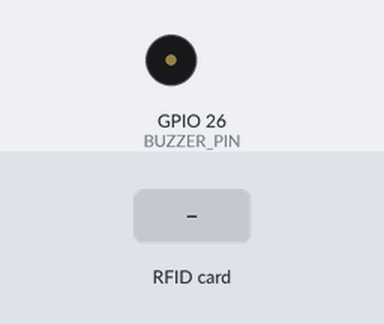
This sketch was run on a simulated ESP32. On the bench: buzzer (waves = sounding, pin HIGH). The inputs (shaded band) are chosen by the test bench. WiFi joins after 1.5 s; servers stay silent unless stated; the local clock reads 2024-03-15 10:24:30 at power-on unless the sketch sets it; no MQTT or app messages arrive unless stated; what the sketch prints to the serial monitor is not drawn.

Above: at 3.0 s.
3.1 s: RFID card 5E 7A 19 C4 held to the reader
At 3.19 s:
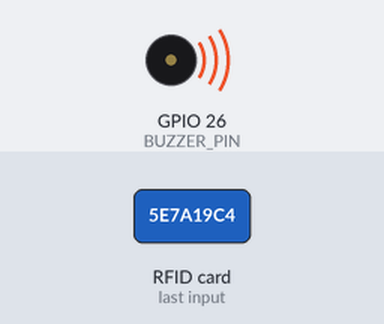
Timing chart, 0 to 6.1 s (numbered marks = the images above; inputs shaded):
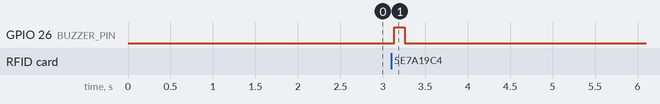

The sketch:

esp32_rc522_modular.ino
```cpp
#include <WiFi.h>
#include <PubSubClient.h>
#include <SPI.h>
#include <MFRC522.h>
#include <time.h>

#include "config.h"

MFRC522 reader(RFID_SS_PIN, RFID_RST_PIN);
WiFiClient wifiClient;
PubSubClient mqttClient(wifiClient);

String deviceMac;
String scanTopic;
String statusTopic;
String lwtPayload;

unsigned long lastHeartbeatMs = 0;
unsigned long buzzerOffAtMs = 0;

void setup() {
  Serial.begin(115200);
  delay(200);

  initBuzzer();
  initRFID();

  connectWiFi();
  initDeviceIdentity();
  syncTime();

  mqttClient.setServer(MQTT_BROKER, MQTT_PORT);
  mqttClient.setBufferSize(512);
  connectMQTT();

  Serial.println("ESP32 RC522 modular reader ready.");
}

void loop() {
  ensureConnections();
  mqttClient.loop();

  publishHeartbeatIfDue();
  handleRFIDScan();
  updateBuzzer();
}
```

heartbeat.ino
```cpp
void publishHeartbeatIfDue() {
  const unsigned long now = millis();
  if (now - lastHeartbeatMs < HEARTBEAT_INTERVAL_MS) {
    return;
  }

  lastHeartbeatMs = now;
  publishStatus("alive");
}
```

mqtt_broker.ino
```cpp
void initDeviceIdentity() {
  deviceMac = WiFi.macAddress();
  deviceMac.toUpperCase();

  scanTopic = String(MQTT_TOPIC_SCAN_PREFIX) + deviceMac + MQTT_TOPIC_SCAN_SUFFIX;
  statusTopic = String(MQTT_TOPIC_SCAN_PREFIX) + deviceMac + MQTT_TOPIC_STATUS_SUFFIX;

  char will[128];
  snprintf(will, sizeof(will), "{\"device_mac\":\"%s\",\"status\":\"offline\"}", deviceMac.c_str());
  lwtPayload = String(will);

  Serial.println("Device MAC: " + deviceMac);
  Serial.println("Scan topic: " + scanTopic);
  Serial.println("Status topic: " + statusTopic);
}

void syncTime() {
  configTime(0, 0, NTP_SERVER);
  Serial.print("Syncing time");
  for (int i = 0; i < 20; i++) {
    time_t now = time(nullptr);
    if (now > 1700000000) {
      Serial.println(" ok");
      return;
    }
    delay(250);
    Serial.print('.');
  }
  Serial.println(" timeout (will fall back to null timestamps)");
}

bool getIsoTimestamp(char* out, size_t out_len) {
  time_t now = time(nullptr);
  if (now < 1700000000) {
    return false;
  }
  struct tm tm_utc;
  gmtime_r(&now, &tm_utc);
  strftime(out, out_len, "%Y-%m-%dT%H:%M:%SZ", &tm_utc);
  return true;
}

void connectWiFi() {
  if (WiFi.status() == WL_CONNECTED) {
    return;
  }

  Serial.print("Connecting to WiFi");
  WiFi.mode(WIFI_STA);
  WiFi.begin(WIFI_SSID, WIFI_PASSWORD);

  while (WiFi.status() != WL_CONNECTED) {
    delay(WIFI_RETRY_DELAY_MS);
    Serial.print('.');
  }

  Serial.println();
  Serial.print("WiFi connected. IP: ");
  Serial.println(WiFi.localIP());
}

void connectMQTT() {
  while (!mqttClient.connected()) {
    Serial.print("Connecting to MQTT...");

    bool connected = mqttClient.connect(
      deviceMac.c_str(),
      strlen(MQTT_USERNAME) > 0 ? MQTT_USERNAME : nullptr,
      strlen(MQTT_PASSWORD) > 0 ? MQTT_PASSWORD : nullptr,
      statusTopic.c_str(),
      1,
      true,
      lwtPayload.c_str()
    );

    if (connected) {
      Serial.println("connected");
      publishStatus("online");
      lastHeartbeatMs = millis();
      return;
    }

    Serial.print("failed, state=");
    Serial.println(mqttClient.state());
    delay(MQTT_RETRY_DELAY_MS);
  }
}

void ensureConnections() {
  if (WiFi.status() != WL_CONNECTED) {
    connectWiFi();
  }

  if (!mqttClient.connected()) {
    connectMQTT();
  }
}

bool publishScan(const String& uid, uint32_t scan_counter) {
  char ts[32];
  bool have_ts = getIsoTimestamp(ts, sizeof(ts));

  char event_id[80];
  snprintf(event_id, sizeof(event_id), "%s-%lu-%lu",
           deviceMac.c_str(), (unsigned long)millis(), (unsigned long)scan_counter);

  char payload[320];
  if (have_ts) {
    snprintf(payload, sizeof(payload),
      "{\"event_id\":\"%s\",\"device_mac\":\"%s\",\"rfid_uid\":\"%s\",\"scanned_at\":\"%s\"}",
      event_id, deviceMac.c_str(), uid.c_str(), ts);
  } else {
    snprintf(payload, sizeof(payload),
      "{\"event_id\":\"%s\",\"device_mac\":\"%s\",\"rfid_uid\":\"%s\",\"scanned_at\":null}",
      event_id, deviceMac.c_str(), uid.c_str());
  }

  bool ok = mqttClient.publish(scanTopic.c_str(), payload, false);
  Serial.printf("Scan publish %s: %s\n", ok ? "ok" : "failed", payload);
  return ok;
}

bool publishStatus(const char* status) {
  char ts[32];
  bool have_ts = getIsoTimestamp(ts, sizeof(ts));

  char payload[320];
  if (have_ts) {
    snprintf(payload, sizeof(payload),
      "{\"device_mac\":\"%s\",\"status\":\"%s\",\"uptime_ms\":%lu,\"rssi\":%d,\"firmware\":\"%s\",\"at\":\"%s\"}",
      deviceMac.c_str(), status, (unsigned long)millis(), WiFi.RSSI(), FIRMWARE_VERSION, ts);
  } else {
    snprintf(payload, sizeof(payload),
      "{\"device_mac\":\"%s\",\"status\":\"%s\",\"uptime_ms\":%lu,\"rssi\":%d,\"firmware\":\"%s\",\"at\":null}",
      deviceMac.c_str(), status, (unsigned long)millis(), WiFi.RSSI(), FIRMWARE_VERSION);
  }

  bool ok = mqttClient.publish(statusTopic.c_str(), payload, true);
  Serial.printf("Status publish %s: %s\n", ok ? "ok" : "failed", payload);
  return ok;
}
```

rfid_rc522.ino
```cpp
void initBuzzer() {
  pinMode(BUZZER_PIN, OUTPUT);
  digitalWrite(BUZZER_PIN, BUZZER_ACTIVE_HIGH ? LOW : HIGH);
}

void setBuzzer(bool enabled) {
  digitalWrite(BUZZER_PIN, enabled == BUZZER_ACTIVE_HIGH ? HIGH : LOW);
}

void beep() {
  setBuzzer(true);
  buzzerOffAtMs = millis() + BEEP_DURATION_MS;
}

void updateBuzzer() {
  if (buzzerOffAtMs == 0) {
    return;
  }

  if ((long)(millis() - buzzerOffAtMs) >= 0) {
    setBuzzer(false);
    buzzerOffAtMs = 0;
  }
}

void initRFID() {
  SPI.begin(RFID_SCK_PIN, RFID_MISO_PIN, RFID_MOSI_PIN, RFID_SS_PIN);
  reader.PCD_Init();

  byte version = reader.PCD_ReadRegister(reader.VersionReg);
  Serial.printf("MFRC522 version: 0x%02X\n", version);
}

String readCurrentUid() {
  String uid;
  uid.reserve(reader.uid.size * 2);

  for (byte i = 0; i < reader.uid.size; i++) {
    if (reader.uid.uidByte[i] < 0x10) {
      uid += '0';
    }
    uid += String(reader.uid.uidByte[i], HEX);
  }

  uid.toUpperCase();
  return uid;
}

void handleRFIDScan() {
  static uint32_t scan_counter = 0;

  if (!reader.PICC_IsNewCardPresent()) {
    return;
  }

  if (!reader.PICC_ReadCardSerial()) {
    Serial.println("Reader: failed to read card serial");
    return;
  }

  const String uid = readCurrentUid();
  Serial.println("Reader UID: " + uid);

  scan_counter++;
  if (publishScan(uid, scan_counter)) {
    beep();
  }

  reader.PICC_HaltA();
  reader.PCD_StopCrypto1();
}
```

config.h
```cpp
#pragma once

const char* WIFI_SSID = "YOUR_WIFI_SSID";
const char* WIFI_PASSWORD = "YOUR_WIFI_PASSWORD";

const char* MQTT_BROKER = "192.168.0.109";
const int MQTT_PORT = 1883;
const char* MQTT_USERNAME = "scanner";
const char* MQTT_PASSWORD = "";

const char* MQTT_TOPIC_SCAN_PREFIX = "scanners/";
const char* MQTT_TOPIC_SCAN_SUFFIX = "/scan";
const char* MQTT_TOPIC_STATUS_SUFFIX = "/status";

const char* FIRMWARE_VERSION = "rc522-modular-1.0";
const char* NTP_SERVER = "pool.ntp.org";

// RC522 wiring for ESP32
const uint8_t RFID_RST_PIN = 22;
const uint8_t RFID_SS_PIN = 5;
const uint8_t RFID_SCK_PIN = 18;
const uint8_t RFID_MISO_PIN = 19;
const uint8_t RFID_MOSI_PIN = 23;

const uint8_t BUZZER_PIN = 26;
const bool BUZZER_ACTIVE_HIGH = true;

const unsigned long HEARTBEAT_INTERVAL_MS = 30000;
const unsigned long WIFI_RETRY_DELAY_MS = 500;
const unsigned long MQTT_RETRY_DELAY_MS = 2000;
const unsigned long BEEP_DURATION_MS = 120;
```

Measured:
- after the input at 3.1 s, GPIO 26 (BUZZER_PIN): LOW → HIGH at once, → LOW 0.13 s later
